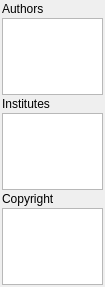
          <widget class="QWidget" name="page_2">
           <property name="geometry">
            <rect>
             <x>0</x>
             <y>0</y>
             <width>105</width>
             <height>287</height>
            </rect>
           </property>
           <attribute name="label">
            <string>Authors</string>
           </attribute>
           <layout class="QVBoxLayout" name="verticalLayout">
            <property name="spacing">
             <number>2</number>
            </property>
            <property name="margin">
             <number>2</number>
            </property>
            <item>
             <widget class="QLabel" name="label_3">
              <property name="text">
               <string>Authors</string>
              </property>
             </widget>
            </item>
            <item>
             <widget class="QTextEdit" name="authorsEdit"/>
            </item>
            <item>
             <widget class="QLabel" name="label_4">
              <property name="text">
               <string>Institutes</string>
              </property>
             </widget>
            </item>
            <item>
             <widget class="QTextEdit" name="intitutesEdit"/>
            </item>
            <item>
             <widget class="QLabel" name="label_5">
              <property name="text">
               <string>Copyright</string>
              </property>
             </widget>
            </item>
            <item>
             <widget class="QTextEdit" name="copyrightEdit"/>
            </item>
           </layout>
          </widget>
